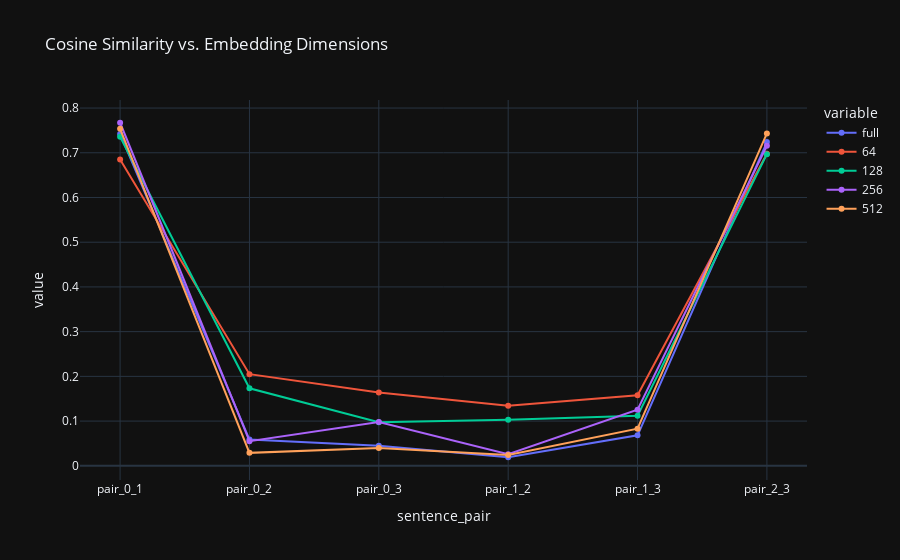

This figure's notebook cell:
### Markdown cell above
# Plot on a chart

### Code cell
import plotly.express as px

fig = px.line(
    df,
    title='Cosine Similarity vs. Embedding Dimensions',
    markers=True,
)
fig.show()

### Figure 1 — Plotly figure (JSON) as saved in the notebook; plotly's stock layout.template omitted (floating-point values rounded to 4 significant figures)
{"data": [{"hovertemplate": "variable=full<br>sentence_pair=%{x}<br>value=%{y}<extra></extra>", "legendgroup": "full", "line": {"color": "#636efa", "dash": "solid"}, "marker": {"symbol": "circle"}, "mode": "lines+markers", "name": "full", "orientation": "v", "showlegend": true, "x": ["pair_0_1", "pair_0_2", "pair_0_3", "pair_1_2", "pair_1_3", "pair_2_3"], "xaxis": "x", "y": [0.7422, 0.0586, 0.04511, 0.01912, 0.06824, 0.7238], "yaxis": "y", "type": "scatter"}, {"hovertemplate": "variable=64<br>sentence_pair=%{x}<br>value=%{y}<extra></extra>", "legendgroup": "64", "line": {"color": "#EF553B", "dash": "solid"}, "marker": {"symbol": "circle"}, "mode": "lines+markers", "name": "64", "orientation": "v", "showlegend": true, "x": ["pair_0_1", "pair_0_2", "pair_0_3", "pair_1_2", "pair_1_3", "pair_2_3"], "xaxis": "x", "y": [0.685, 0.2049, 0.1638, 0.1341, 0.1576, 0.6979], "yaxis": "y", "type": "scatter"}, {"hovertemplate": "variable=128<br>sentence_pair=%{x}<br>value=%{y}<extra></extra>", "legendgroup": "128", "line": {"color": "#00cc96", "dash": "solid"}, "marker": {"symbol": "circle"}, "mode": "lines+markers", "name": "128", "orientation": "v", "showlegend": true, "x": ["pair_0_1", "pair_0_2", "pair_0_3", "pair_1_2", "pair_1_3", "pair_2_3"], "xaxis": "x", "y": [0.7359, 0.1732, 0.09729, 0.103, 0.1119, 0.6969], "yaxis": "y", "type": "scatter"}, {"hovertemplate": "variable=256<br>sentence_pair=%{x}<br>value=%{y}<extra></extra>", "legendgroup": "256", "line": {"color": "#ab63fa", "dash": "solid"}, "marker": {"symbol": "circle"}, "mode": "lines+markers", "name": "256", "orientation": "v", "showlegend": true, "x": ["pair_0_1", "pair_0_2", "pair_0_3", "pair_1_2", "pair_1_3", "pair_2_3"], "xaxis": "x", "y": [0.7671, 0.05499, 0.09792, 0.02574, 0.1254, 0.7158], "yaxis": "y", "type": "scatter"}, {"hovertemplate": "variable=512<br>sentence_pair=%{x}<br>value=%{y}<extra></extra>", "legendgroup": "512", "line": {"color": "#FFA15A", "dash": "solid"}, "marker": {"symbol": "circle"}, "mode": "lines+markers", "name": "512", "orientation": "v", "showlegend": true, "x": ["pair_0_1", "pair_0_2", "pair_0_3", "pair_1_2", "pair_1_3", "pair_2_3"], "xaxis": "x", "y": [0.7535, 0.0289, 0.03996, 0.02425, 0.08291, 0.7434], "yaxis": "y", "type": "scatter"}], "layout": {"xaxis": {"anchor": "y", "domain": [0.0, 1.0], "title": {"text": "sentence_pair"}}, "yaxis": {"anchor": "x", "domain": [0.0, 1.0], "title": {"text": "value"}}, "legend": {"title": {"text": "variable"}, "tracegroupgap": 0}, "title": {"text": "Cosine Similarity vs. Embedding Dimensions"}}}
